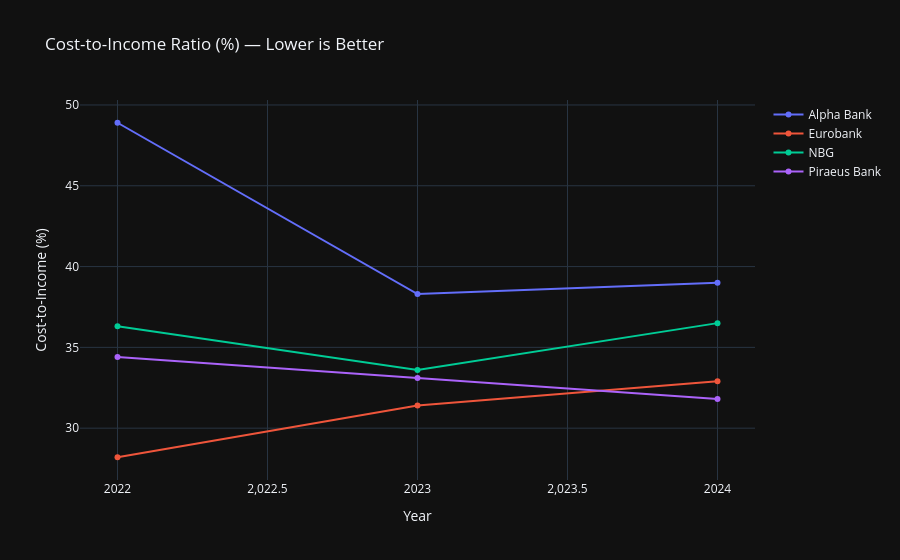

The cell this chart's notebook holds for it:
### Markdown cell above
## 4. Efficiency Analysis (Cost-to-Income)

### Code cell
# Cost-to-Income trends
fig = go.Figure()

for bank in df['bank'].unique():
    bank_data = df[df['bank'] == bank].sort_values('year')
    fig.add_trace(go.Scatter(x=bank_data['year'], y=bank_data['cost_to_income'], mode='lines+markers', name=bank))

fig.update_layout(
    title='Cost-to-Income Ratio (%) — Lower is Better',
    xaxis_title='Year',
    yaxis_title='Cost-to-Income (%)',
    template='plotly_dark'
)

fig.show()

### Figure 1 — Plotly figure (JSON) as saved in the notebook; plotly's stock layout.template omitted (floating-point values rounded to 4 significant figures)
{"data": [{"mode": "lines+markers", "name": "Alpha Bank", "type": "scatter", "x": [2022, 2023, 2024], "y": [48.9, 38.3, 39.0]}, {"mode": "lines+markers", "name": "Eurobank", "type": "scatter", "x": [2022, 2023, 2024], "y": [28.2, 31.4, 32.9]}, {"mode": "lines+markers", "name": "NBG", "type": "scatter", "x": [2022, 2023, 2024], "y": [36.3, 33.6, 36.5]}, {"mode": "lines+markers", "name": "Piraeus Bank", "type": "scatter", "x": [2022, 2023, 2024], "y": [34.4, 33.1, 31.8]}], "layout": {"title": {"text": "Cost-to-Income Ratio (%) — Lower is Better"}, "xaxis": {"title": {"text": "Year"}}, "yaxis": {"title": {"text": "Cost-to-Income (%)"}}}}
